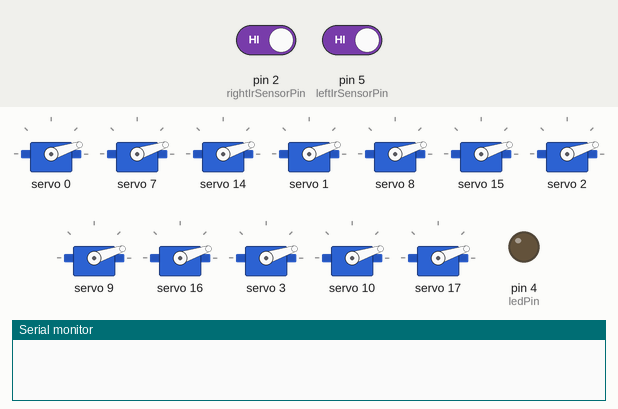
The sketch below on a simulated Arduino Uno, built with avr-gcc and run on an emulated ATmega328P. Shown: 12 × servo, output pins drawn as LEDs (lit = HIGH), the last lines printed to the serial monitor. The inputs (shaded band) are chosen by the test bench; at power-on: pin 2 (rightIrSensorPin) HIGH, pin 5 (leftIrSensorPin) HIGH. Random numbers use the default seed unless the sketch sets one.

Above: at 12.2 s.
12.3 s: pin 2 (rightIrSensorPin) driven LOW
At 13.9 s:
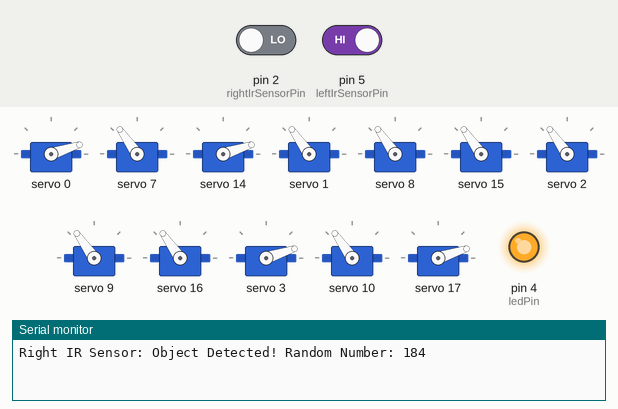
15.3 s: pin 2 (rightIrSensorPin) driven HIGH and pin 5 (leftIrSensorPin) driven LOW
18.3 s: pin 2 (rightIrSensorPin) driven LOW
At 23.1 s:
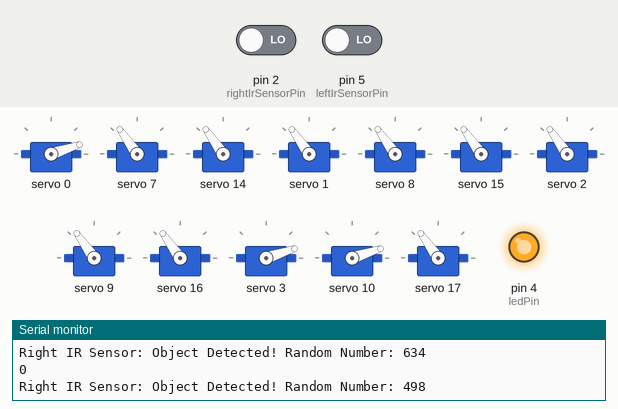
25.8 s: pin 2 (rightIrSensorPin) driven HIGH
At 27.7 s:
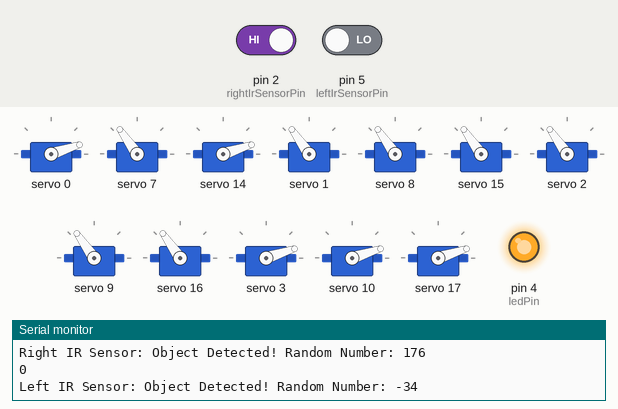
28.8 s: pin 2 (rightIrSensorPin) driven LOW
31.8 s: pin 2 (rightIrSensorPin) driven HIGH
At 34.1 s:
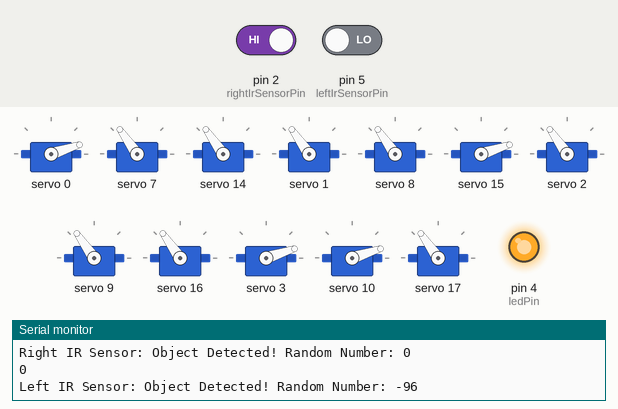
Timing chart, 0 to 38.8 s (numbered marks = the images above; inputs shaded):
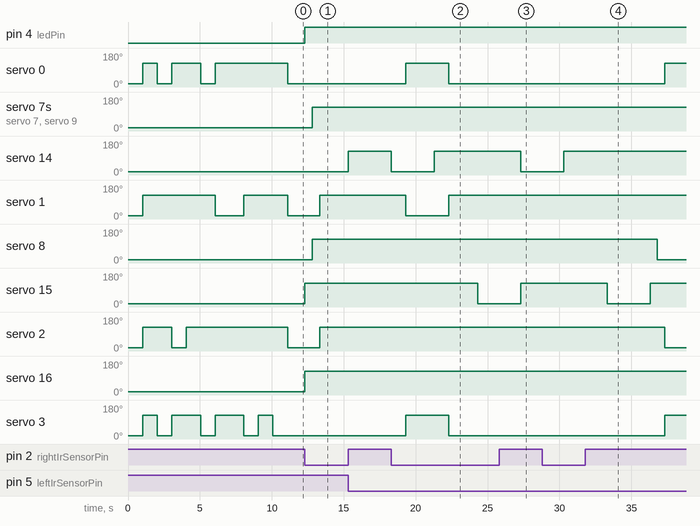

Measured:
- after the input at 12.3 s, pin 4 (ledPin): LOW → HIGH at once; servo 7–10: 18° → 125° after 0.51 s; servo 1, servo 2: 18° → 125° after 1.0 s; servo 15, servo 16: 18° → 125° at once
- after the input at 18.3 s, servo 15: 125° → 18° after 6.0 s; servo 10: 125° → 18° after 3.5 s
- after the input at 25.8 s, servo 14, servo 17: 125° → 18° after 1.5 s
- after the input at 31.8 s, servo 0, servo 3: 18° → 125° after 5.5 s; servo 15: 125° → 18° after 1.5 s, → 125° 3.0 s later; servo 2: 125° → 18° after 5.5 s; servo 10: 125° → 18° after 2.0 s, → 125° 3.0 s later

The sketch:

7-segment_v1.ino
```cpp
#include <Wire.h>
#include <Adafruit_PWMServoDriver.h>

// Initialize PCA9685 objects
Adafruit_PWMServoDriver pwm1 = Adafruit_PWMServoDriver(0x40); // First PCA9685
Adafruit_PWMServoDriver pwm2 = Adafruit_PWMServoDriver(0x41); // Second PCA9685

// Pin Definitions
const int rightIrSensorPin = 2;  // Right IR sensor connected to pin 2
const int leftIrSensorPin = 5;   // Left IR sensor connected to pin 5
const int ledPin = 4;            // LED connected to pin 4

// Variables for Timing and State Management
unsigned long detectionTime = 0;  // Stores the time when an object is detected
bool objectDetected = false;      // Tracks if an object is currently detected
int randomNumber = 0;             // Stores the generated random number

// Lookup table for segment angles (ON and OFF)
const int segmentAngles[10][7] = {
  // A, B, C, D, E, F, G (ON angles for each segment)
  {90, 90, 90, 90, 90, 90,  0}, // Digit 0
  { 0, 90, 90,  0,  0,  0,  0}, // Digit 1
  {90, 90,  0, 90, 90,  0, 90}, // Digit 2
  {90, 90, 90, 90,  0,  0, 90}, // Digit 3
  { 0, 90, 90,  0,  0, 90, 90}, // Digit 4
  {90,  0, 90, 90,  0, 90, 90}, // Digit 5
  {90,  0, 90, 90, 90, 90, 90}, // Digit 6
  {90, 90, 90,  0,  0,  0,  0}, // Digit 7
  {90, 90, 90, 90, 90, 90, 90}, // Digit 8
  {90, 90, 90,  0,  0, 90, 90}  // Digit 9
};

// Servo channel assignments
const int digit1ServoChannels[7] = {0, 1, 2, 3, 4, 5, 6};  // Channels for digit 1 (A-G)
const int digit2ServoChannels[7] = {7, 8, 9, 10, 11, 12, 13}; // Channels for digit 2 (A-G)
const int digit3ServoChannels[7] = {14, 15, 16, 17, 18, 19, 20}; // Channels for digit 3 (A-G)
const int minusSignServoChannel = 21; // Channel for minus sign servo

// Function to set servo angle
void setServoAngle(int channel, int angle) {
  if (channel < 16) {
    pwm1.setPWM(channel, 0, angleToPulse(angle)); // Control servos on first PCA9685
  } else {
    pwm2.setPWM(channel - 16, 0, angleToPulse(angle)); // Control servos on second PCA9685
  }
}

// Function to convert angle to PWM pulse
int angleToPulse(int angle) {
  return map(angle, 0, 180, 150, 600); // Convert angle (0-180) to PWM pulse (150-600)
}

// Function to display a digit on a specific 7-segment display
void displayDigit(int digit, const int servoChannels[7]) {
  for (int segment = 0; segment < 7; segment++) {
    setServoAngle(servoChannels[segment], segmentAngles[digit][segment]);
  }
}

// Function to display the minus sign
void displayMinusSign(bool state) {
  setServoAngle(minusSignServoChannel, state ? 90 : 0); // 90° for ON, 0° for OFF
}

// Function to calibrate servos at startup
void calibrateServos() {
  // Move all servos to OFF position
  for (int segment = 0; segment < 7; segment++) {
    setServoAngle(digit1ServoChannels[segment], 0);
    setServoAngle(digit2ServoChannels[segment], 0);
    setServoAngle(digit3ServoChannels[segment], 0);
  }
  displayMinusSign(false); // Turn off minus sign
  delay(1000); // Wait for 1 second

  // Test each digit
  for (int digit = 0; digit < 10; digit++) {
    displayDigit(digit, digit1ServoChannels); // Display digit on digit 1
    delay(1000); // Wait for 1 second
  }

  // Return all servos to OFF position
  for (int segment = 0; segment < 7; segment++) {
    setServoAngle(digit1ServoChannels[segment], 0);
    setServoAngle(digit2ServoChannels[segment], 0);
    setServoAngle(digit3ServoChannels[segment], 0);
  }
  displayMinusSign(false); // Turn off minus sign
}

void setup() {
  // Initialize Serial Monitor
  Serial.begin(9600);

  // Initialize PCA9685 boards
  pwm1.begin();
  pwm2.begin();
  pwm1.setPWMFreq(50); // Set PWM frequency to 50Hz
  pwm2.setPWMFreq(50);

  // Configure IR Sensor Pins with Internal Pull-Up Resistors
  pinMode(rightIrSensorPin, INPUT_PULLUP);
  pinMode(leftIrSensorPin, INPUT_PULLUP);

  // Configure LED Pin as Output
  pinMode(ledPin, OUTPUT);
  digitalWrite(ledPin, LOW); // Ensure LED is off initially

  // Seed the Random Number Generator
  randomSeed(analogRead(0));

  // Perform calibration
  calibrateServos();
}

void loop() {
  // Read the Right IR Sensor State (Active Low: LOW means object detected)
  int rightSensorState = digitalRead(rightIrSensorPin);

  // Read the Left IR Sensor State (Active Low: LOW means object detected)
  int leftSensorState = digitalRead(leftIrSensorPin);

  // Check if the right IR sensor detects an object and no object is currently being processed
  if (rightSensorState == LOW && !objectDetected) {
    // Object detected by the right IR sensor
    objectDetected = true;               // Set detection flag
    detectionTime = millis();            // Record the current time
    randomNumber = random(0, 1000);      // Generate a random number between 0 and 999
    digitalWrite(ledPin, HIGH);          // Turn on the LED

    // Print the detection message and random number to the Serial Monitor
    Serial.print("Right IR Sensor: Object Detected! Random Number: ");
    Serial.println(randomNumber);

    // Display the random number on the 7-segment display
    displayNumber(randomNumber);
  }

  // Check if the left IR sensor detects an object and no object is currently being processed
  if (leftSensorState == LOW && !objectDetected) {
    // Object detected by the left IR sensor
    objectDetected = true;               // Set detection flag
    detectionTime = millis();            // Record the current time
    randomNumber = -random(1, 1000);     // Generate a random number between -999 and -1
    digitalWrite(ledPin, HIGH);          // Turn on the LED

    // Print the detection message and random number to the Serial Monitor
    Serial.print("Left IR Sensor: Object Detected! Random Number: ");
    Serial.println(randomNumber);

    // Display the random number on the 7-segment display
    displayNumber(randomNumber);
  }

  // Check if 3 seconds have passed since the object was detected
  if (objectDetected && (millis() - detectionTime >= 3000)) {
    objectDetected = false;              // Reset detection flag
    digitalWrite(ledPin, LOW);           // Turn off the LED
    Serial.println("0");                 // Print "0" to the Serial Monitor
  }
}

// Function to display a number on the 7-segment display
void displayNumber(int number) {
  bool isNegative = (number < 0); // Check if the number is negative
  number = abs(number); // Work with the absolute value of the number

  // Split the number into digits
  int hundreds = number / 100;
  int tens = (number % 100) / 10;
  int units = number % 10;

  // Display the minus sign (if applicable)
  if (isNegative) {
    displayMinusSign(true);
  } else {
    displayMinusSign(false);
  }

  // Display the digits sequentially with a 500ms gap
  displayDigit(units, digit3ServoChannels); // Display unit's place
  delay(500);
  if (number >= 10) {
    displayDigit(tens, digit2ServoChannels); // Display ten's place
    delay(500);
  }
  if (number >= 100) {
    displayDigit(hundreds, digit1ServoChannels); // Display hundred's place
    delay(500);
  }
}
```
